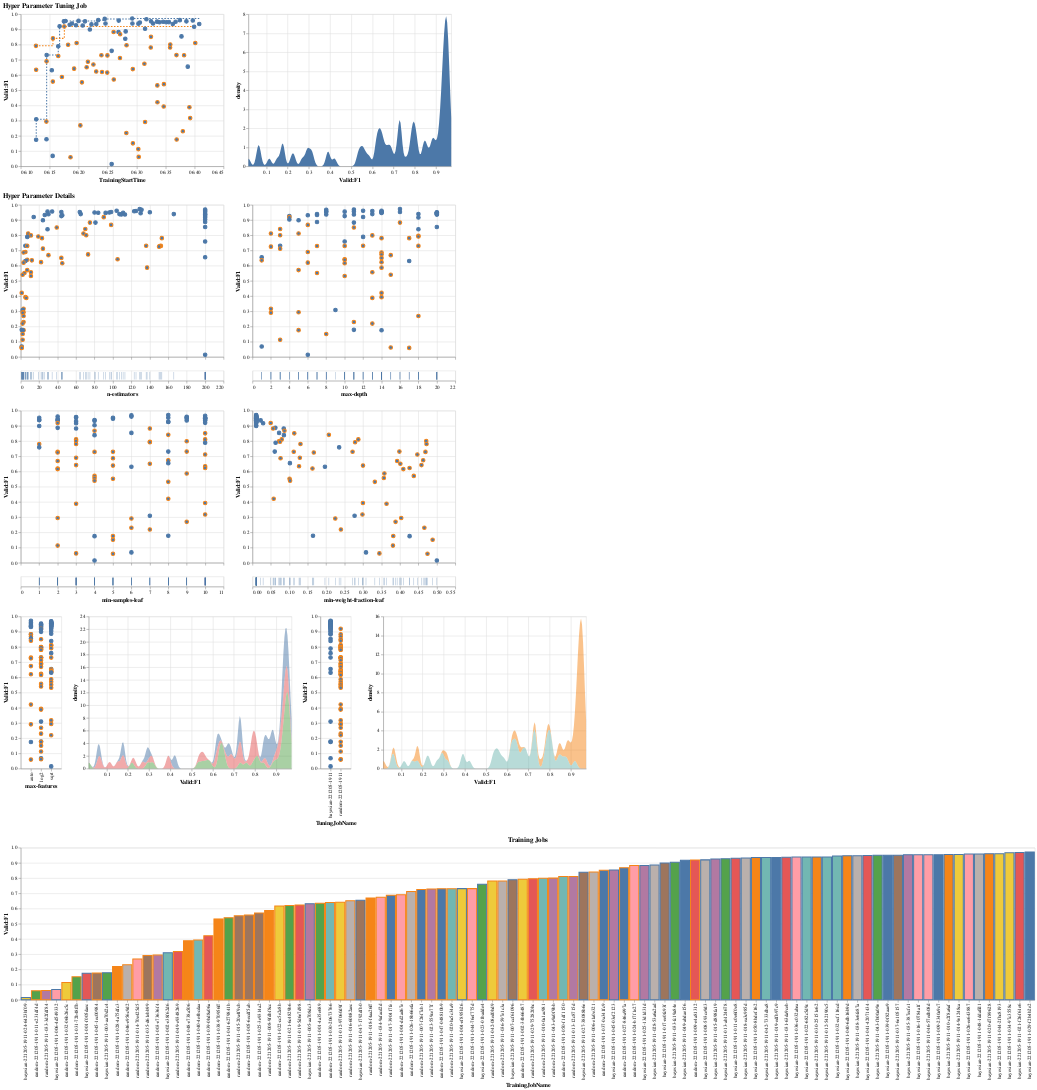

Notebook code cell kept with this figure:
### Markdown cell above
We can now view our two HPO jobs side-by-side.

Observe that the trials of both jobs ran over the same time period, thus we can visually compare their progress over time. The dashed colored line shows the cummulative objective metric achieved over time. Comparing the two tuning jobs' lines, we can see that with Bayesian optimization we (usually) reach a better overall result, but also reach it a bit earlier than with a Random Search. Although, given how simple a Random Search is, its performance is quite notable. 

Earlier we mentioned that we kept `max_parallel_jobs=2`, restricting our parallel jobs to 2, for both strategies. If we had increased this value to for example 10 for Random search, we would see the Random search trials are completed much earlier than the trials from the Bayesian tuning job, so it would not be so easy to compare their relative progress just "by eye".

### Code cell
visualize_tuning_job([random_tuner, bayesian_tuner], advanced=True, trials_only=True)
